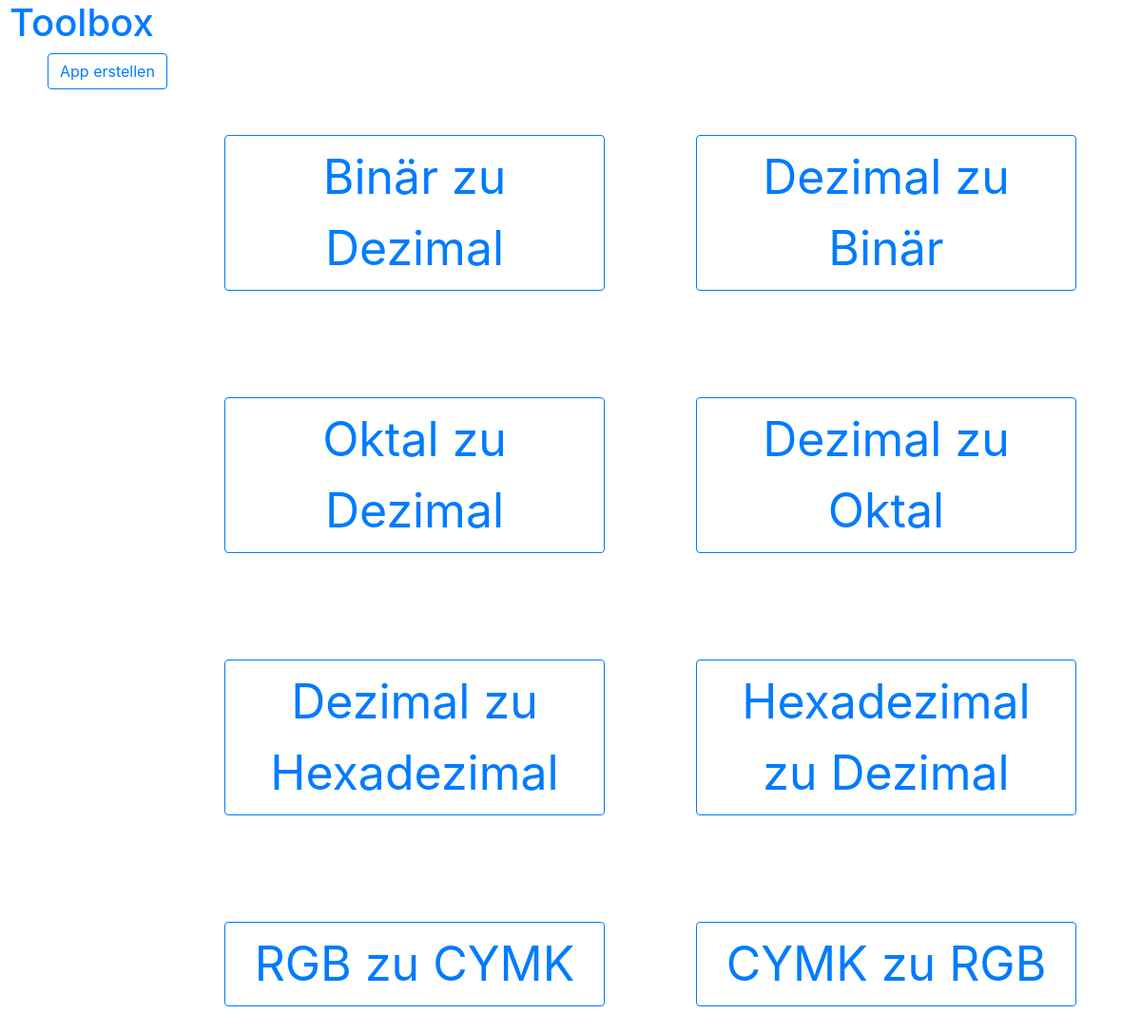
The page / on the database its author committed.
### app/models.py (models this page shows)
class Application(models.Model):
    class Meta:
        verbose_name_plural = 'Applications'
    id = models.IntegerField(primary_key=True)
    name = models.CharField(max_length=30)
    description = models.CharField(max_length=300)
    functionname = models.CharField(max_length=500)
    templatetext = models.CharField(max_length=500)
    inputanzahl = models.IntegerField()
    outputanzahl = models.IntegerField()
    errormessage = models.CharField(max_length=100)

### app/views.py (the view)
# urls.py: path('', ApplicationList.as_view(), name='app_list'),
class ApplicationList(ListView):
    model = Application

### templates/app/application_list.html
{% extends 'app/base.html' %}
{% block content %}
    <a href="create" class="btn btn-outline-primary">App erstellen</a>
    <div class="d-flex flex-wrap" style="display: block; margin-left: 12%"  >
            {%  for app in object_list %}
                <div class="p-2" >
                    <p><a style="width: 400px; font-size:50px; margin:40px "
                          href="{% url 'manage' app.id %}"
                          class="btn btn-outline-primary">
                        {{ app.name }}
                    </a></p>
                </div>
            {% endfor %}
    </div>
{% endblock %}

### rows shown on the page
Application: name "Binär zu Dezimal"
Application: name "Dezimal zu Binär"
Application: name "Oktal zu Dezimal"
Application: name "Dezimal zu Oktal"
Application: name "Dezimal zu Hexadezimal"
Application: name "Hexadezimal zu Dezimal"
Application: name "RGB zu CYMK"
Application: name "CYMK zu RGB"
